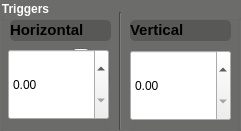
   <widget class="QGroupBox" name="grpTriggers">
    <property name="geometry">
     <rect>
      <x>460</x>
      <y>330</y>
      <width>241</width>
      <height>131</height>
     </rect>
    </property>
    <property name="cursor">
     <cursorShape>ArrowCursor</cursorShape>
    </property>
    <property name="focusPolicy">
     <enum>Qt::NoFocus</enum>
    </property>
    <property name="styleSheet">
     <string notr="true">QGroupBox
{
	background-color: rgb(108, 108, 107);
	color:white;
	font:bold
}</string>
    </property>
    <property name="title">
     <string>Triggers</string>
    </property>
    <widget class="QDial" name="triggerWheel">
     <property name="geometry">
      <rect>
       <x>10</x>
       <y>40</y>
       <width>141</width>
       <height>71</height>
      </rect>
     </property>
     <property name="styleSheet">
      <string notr="true">QDial {
border: none;
background: qlineargradient(x1: 0, y1: 0, x2: 0, y2: 1,
stop: 0 #a6a6a6, stop: 0.08 #878789,
stop: 0.39999 #212122, stop: 0.4 #626262,
stop: 0.9 #4c4c4c, stop: 1 #333333);
}</string>
     </property>
     <property name="minimum">
      <number>1</number>
     </property>
     <property name="maximum">
      <number>30</number>
     </property>
     <property name="pageStep">
      <number>2</number>
     </property>
     <property name="value">
      <number>1</number>
     </property>
     <property name="orientation">
      <enum>Qt::Horizontal</enum>
     </property>
     <property name="invertedAppearance">
      <bool>false</bool>
     </property>
     <property name="invertedControls">
      <bool>false</bool>
     </property>
     <property name="wrapping">
      <bool>true</bool>
     </property>
     <property name="notchTarget">
      <double>9.000000000000000</double>
     </property>
     <property name="notchesVisible">
      <bool>false</bool>
     </property>
    </widget>
    <widget class="QLabel" name="chTperDiv_2">
     <property name="geometry">
      <rect>
       <x>77</x>
       <y>16</y>
       <width>81</width>
       <height>20</height>
      </rect>
     </property>
     <property name="styleSheet">
      <string notr="true">QLabel{
color:white;
border-radius:0px;
border:0px solid black;
background-color:rgba(0,0,0,0);
font:12px,bold;
};</string>
     </property>
     <property name="text">
      <string/>
     </property>
    </widget>
    <widget class="QDoubleSpinBox" name="dblHorizontalTrigger">
     <property name="geometry">
      <rect>
       <x>8</x>
       <y>49</y>
       <width>101</width>
       <height>71</height>
      </rect>
     </property>
     <property name="styleSheet">
      <string notr="true">QDoubleSpinBox
{
 border: 2px solid  white; 
border-radius: 5px; 
background-color: rgb(108, 108, 107);
height: 50px; 
width: 50px; 
}
QDoubleSpinBox::up-arrow 
{
 border-left: 15px solid none;
border-right: 15px solid none; 
border-bottom: 15px solid blue;
width: 0px; 
height: 0px; 
}
QDoubleSpinBox::up-button 
{
 min-width: 45px; 
min-height: 35px; 
background-color: rgb(89, 89, 87); 
}

QDoubleSpinBox::up-button:hover 
{ min-width: 45px; 
min-height: 35px; 
background-color:  rgb(89, 89, 87);
}

QDoubleSpinBox::up-arrow:hover 
{ border-left: 15px solid none; 
border-right: 15px solid none;
border-bottom: 15px solid black; 
width: 0px; height: 0px; 
}
QDoubleSpinBox::down-arrow 
{ border-left: 15px solid none;
border-right: 15px solid none; 
border-top: 15px solid blue; 
width: 0px; height: 0px; }

QDoubleSpinBox::down-button
{
 min-width:45px; 
min-height: 35px; 
background-color: rgb(89, 89, 87); 
}

QDoubleSpinBox::down-button:hover 
{ min-width: 45px; 
min-height: 35px; 
background-color:  rgb(89, 89, 87);
}

QDoubleSpinBox::down-arrow:hover
{ border-left: 15px solid none;
border-right: 15px solid none; border-top: 15px solid black; width: 0px; height: 0px; }
￼</string>
     </property>
    </widget>
    <widget class="QDoubleSpinBox" name="dblVerticalTrigger">
     <property name="geometry">
      <rect>
       <x>130</x>
       <y>50</y>
       <width>101</width>
       <height>71</height>
      </rect>
     </property>
     <property name="styleSheet">
      <string notr="true">QDoubleSpinBox
{
 border: 2px solid  white; 
border-radius: 5px; 
background-color: rgb(108, 108, 107);
height: 50px; 
width: 50px; 
}
QDoubleSpinBox::up-arrow 
{
 border-left: 15px solid none;
border-right: 15px solid none; 
border-bottom: 15px solid blue;
width: 0px; 
height: 0px; 
}
QDoubleSpinBox::up-button 
{
 min-width: 45px; 
min-height: 35px; 
background-color: rgb(89, 89, 87); 
}

QDoubleSpinBox::up-button:hover 
{ min-width: 45px; 
min-height: 35px; 
background-color:  rgb(89, 89, 87);
}

QDoubleSpinBox::up-arrow:hover 
{ border-left: 15px solid none; 
border-right: 15px solid none;
border-bottom: 15px solid black; 
width: 0px; height: 0px; 
}
QDoubleSpinBox::down-arrow 
{ border-left: 15px solid none;
border-right: 15px solid none; 
border-top: 15px solid blue; 
width: 0px; height: 0px; }

QDoubleSpinBox::down-button
{
 min-width:45px; 
min-height: 35px; 
background-color: rgb(89, 89, 87); 
}

QDoubleSpinBox::down-button:hover 
{ min-width: 45px; 
min-height: 35px; 
background-color:  rgb(89, 89, 87);
}

QDoubleSpinBox::down-arrow:hover
{ border-left: 15px solid none;
border-right: 15px solid none; 
border-top: 15px solid black; 
width: 0px; height: 0px;
 }
￼</string>
     </property>
    </widget>
    <widget class="Line" name="line">
     <property name="geometry">
      <rect>
       <x>110</x>
       <y>12</y>
       <width>20</width>
       <height>118</height>
      </rect>
     </property>
     <property name="styleSheet">
      <string notr="true">background-color: rgb(108, 108, 107);</string>
     </property>
     <property name="orientation">
      <enum>Qt::Vertical</enum>
     </property>
    </widget>
    <widget class="QLabel" name="TimebaseTitle_2">
     <property name="geometry">
      <rect>
       <x>10</x>
       <y>20</y>
       <width>101</width>
       <height>21</height>
      </rect>
     </property>
     <property name="font">
      <font>
       <pointsize>-1</pointsize>
       <weight>75</weight>
       <italic>false</italic>
       <bold>true</bold>
      </font>
     </property>
     <property name="styleSheet">
      <string notr="true">QLabel
{
background-color: rgb(88, 88, 87);
color:black;
border:0px solid black;
border-radius:5px;
font:bold 14px;
}</string>
     </property>
     <property name="text">
      <string>&lt;!DOCTYPE HTML PUBLIC &quot;-//W3C//DTD HTML 4.0//EN&quot; &quot;http://www.w3.org/TR/REC-html40/strict.dtd&quot;&gt;
&lt;html&gt;&lt;head&gt;&lt;meta name=&quot;qrichtext&quot; content=&quot;1&quot; /&gt;&lt;style type=&quot;text/css&quot;&gt;
p, li { white-space: pre-wrap; }
&lt;/style&gt;&lt;/head&gt;&lt;body style=&quot; font-family:'Century Schoolbook L'; font-weight:600; font-style:normal;&quot;&gt;
&lt;table style=&quot;-qt-table-type: root; margin-top:4px; margin-bottom:4px; margin-left:4px; margin-right:4px;&quot;&gt;
&lt;tr&gt;
&lt;td style=&quot;border: none;&quot;&gt;
&lt;p style=&quot; margin-top:0px; margin-bottom:0px; margin-left:0px; margin-right:0px; -qt-block-indent:0; text-indent:0px;&quot;&gt;&lt;span style=&quot; font-size:11pt;&quot;&gt;Horizontal&lt;/span&gt;&lt;/p&gt;&lt;/td&gt;&lt;/tr&gt;&lt;/table&gt;&lt;/body&gt;&lt;/html&gt;</string>
     </property>
    </widget>
    <widget class="QLabel" name="TimebaseTitle_3">
     <property name="geometry">
      <rect>
       <x>130</x>
       <y>20</y>
       <width>101</width>
       <height>21</height>
      </rect>
     </property>
     <property name="font">
      <font>
       <pointsize>-1</pointsize>
       <weight>75</weight>
       <italic>false</italic>
       <bold>true</bold>
      </font>
     </property>
     <property name="styleSheet">
      <string notr="true">QLabel
{
background-color: rgb(88, 88, 87);
color:black;
border:0px solid black;
border-radius:5px;
font:bold 14px;
}</string>
     </property>
     <property name="text">
      <string>&lt;!DOCTYPE HTML PUBLIC &quot;-//W3C//DTD HTML 4.0//EN&quot; &quot;http://www.w3.org/TR/REC-html40/strict.dtd&quot;&gt;
&lt;html&gt;&lt;head&gt;&lt;meta name=&quot;qrichtext&quot; content=&quot;1&quot; /&gt;&lt;style type=&quot;text/css&quot;&gt;
p, li { white-space: pre-wrap; }
&lt;/style&gt;&lt;/head&gt;&lt;body style=&quot; font-family:'Century Schoolbook L'; font-weight:600; font-style:normal;&quot;&gt;
&lt;table border=&quot;0&quot; style=&quot;-qt-table-type: root; margin-top:4px; margin-bottom:4px; margin-left:4px; margin-right:4px;&quot;&gt;
&lt;tr&gt;
&lt;td style=&quot;border: none;&quot;&gt;
&lt;p style=&quot; margin-top:0px; margin-bottom:0px; margin-left:0px; margin-right:0px; -qt-block-indent:0; text-indent:0px;&quot;&gt;&lt;span style=&quot; font-size:11pt;&quot;&gt;Vertical&lt;/span&gt;&lt;/p&gt;&lt;/td&gt;&lt;/tr&gt;&lt;/table&gt;&lt;/body&gt;&lt;/html&gt;</string>
     </property>
    </widget>
   </widget>
